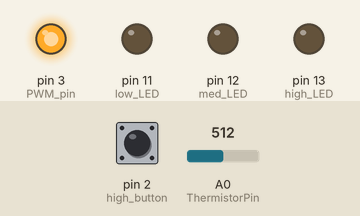
This sketch was run on a simulated Arduino Uno, built with avr-gcc and run on an emulated ATmega328P. Parts: output pins drawn as LEDs (lit = HIGH). Inputs (shaded band) come from the test bench; at power-on: A0 (ThermistorPin) = 512, pin 2 (high_button) LOW. What the sketch prints to the serial monitor is not drawn.

Above: at 1.3 s.
1.4 s: A0 (ThermistorPin) set to 280
2.9 s: A0 (ThermistorPin) set to 249
At 4.1 s:
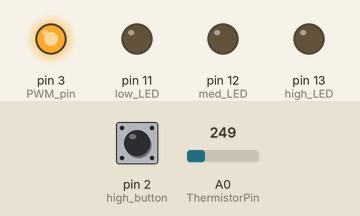
4.5 s: pin 2 (high_button) pulled HIGH for 0.6 s
At 5.4 s:
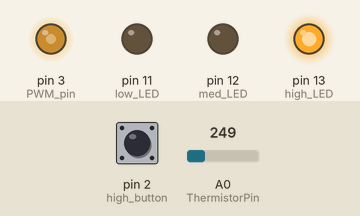
6.6 s: A0 (ThermistorPin) set to 122
At 7.6 s:
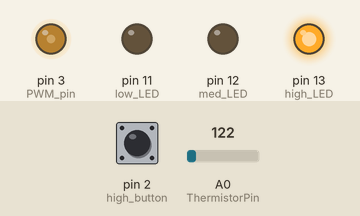
8.5 s: A0 (ThermistorPin) set to 0
At 8.9 s:
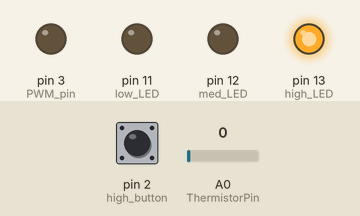
10.0 s: A0 (ThermistorPin) set to 7
11.5 s: A0 (ThermistorPin) set to 10
At 12.8 s:
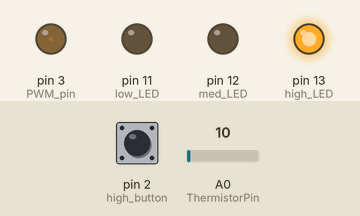
Timing chart, 0 to 14.0 s (numbered marks = the images above; inputs shaded):
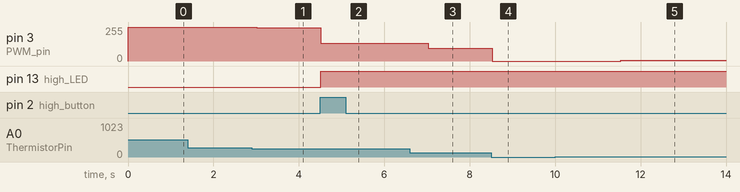

Measured:
- after the input at 1.4 s, every drawn part: stays the same
- after the input at 2.9 s, pin 3 (PWM_pin): 255/255 → 251/255 after 0.11 s
- after the input at 4.5 s, pin 3 (PWM_pin): 251/255 → 134/255 at once; pin 13 (high_LED): LOW → HIGH at once
- after the input at 6.6 s, pin 3 (PWM_pin): 134/255 → 97/255 after 0.42 s
- after the input at 8.5 s, pin 3 (PWM_pin): 97/255 → 0/255 at once
- after the input at 10.0 s, every drawn part: stays the same
- after the input at 11.5 s, pin 3 (PWM_pin): 0/255 → 6/255 at once

The sketch:

Temperature_Control.ino
```cpp
//Thermistor temperature values
int ThermistorPin = 0;
int Vo;
float R1 = 10000; //Change depending on resistance of thermistor
float logR2, R2, T;
float c1 = 1.009249522e-03, c2 = 2.378405444e-04, c3 = 2.019202697e-07;

//Pin defines
int PWM_pin = 3; //output PWM pin to vary DC voltage

//Temperature control buttons pin defines (temporary)
int low_button = 0;
int med_button = 1;
int high_button = 2;

//Temperature mode indicator LED defines
int low_LED = 11;
int med_LED = 12;
int high_LED = 13;

//PID Variables
float temperature;
float temperature_set; //changes depending on mode
float error;
float prev_error = 0;
float elapsedTime, currTime;
float prevTime = 0;
float cumError, rateError;
int PID_value;

int PID_p;
int PID_i;
int PID_d;

//PID constants
// We will need to tune the kp/ki/kd values once we test
int kp = 2;
int ki = 0.1;
int kd = 0.1;

//Constants
int low_status = 0;
int med_status = 0;
int high_status = 0;

float low_mode = 44.4;
float medium_mode = 51.71;
float high_mode = 58.52;

//Setting variables
bool newDay = false;
int session_count = 0;

int timer1 = 0;
int timer2 = 0;

float currTemp;

void setup() {
  //Set up PWM output pin (for heating element)
  pinMode(PWM_pin, OUTPUT);

  //Set up digital I/O input pin for buttons
  pinMode(low_button, INPUT);
  pinMode(med_button, INPUT);
  pinMode(high_button, INPUT);

  //Set up LED indicators for temperature modes
  pinMode(low_LED, OUTPUT);
  pinMode(med_LED, OUTPUT);
  pinMode(high_LED, OUTPUT);

  Serial.begin(9600); //For reading temperature in Serial Monitor
  currTime = millis();
}

float getTemp() {
  Vo = analogRead(ThermistorPin);
  R2 = R1 * (1023.0 / (float)Vo - 1.0);
  logR2 = log(R2);
  T = (1.0 / (c1 + c2*logR2 + c3*logR2*logR2*logR2));
  T = T - 273.15;

  Serial.print("Temperature: ");
  Serial.print(T);
  Serial.println(" C");

  return T;
}

float PID_control(float temperature, float temperature_set) {
  //Calculate time
  currTime = millis();
  elapsedTime = currTime - prevTime;

  //Calculate error
  error = temperature_set - temperature;

  cumError += error * elapsedTime; //integral
  rateError = (error - prev_error)/elapsedTime; //derivative

  //Calculate P,I,D values
  PID_p = kp * error;
  PID_i = ki * cumError;
  PID_d = kd * rateError;

  //Total PID value
  PID_value = PID_p + PID_i + PID_d;

  prevTime = currTime;
  prev_error = error;

  return  PID_value;
}

void pwm_output(float PID_value) {
  // PWM output range is defined between 0 and 255
  if (PID_value < 0) {
    PID_value = 0;
  }
  else if (PID_value > 255) {
    PID_value = 255;
  }

  Serial.print("PID value: ");
  Serial.print(PID_value);

  analogWrite(PWM_pin, 255-PID_value);
}

void heat (float temperature_set) {
  temperature = getTemp();
  PID_value = PID_control(temperature, temperature_set);

  pwm_output(PID_value);
  delay(500);
}

void loop() {
  // Get mode
  low_status = digitalRead(low_button);
  med_status = digitalRead(med_button);
  high_status = digitalRead(high_button);

  if (low_status == HIGH) {
    temperature_set = low_mode;
    digitalWrite(low_LED, HIGH);
    digitalWrite(med_LED, LOW);
    digitalWrite(high_LED, LOW);
  }
  else if (med_status == HIGH) {
    temperature_set = medium_mode;
    digitalWrite(med_LED, HIGH);
    digitalWrite(low_LED, LOW);
    digitalWrite(high_LED, LOW);
  }
  else if (high_status == HIGH) {
    temperature_set = high_mode;
    digitalWrite(high_LED, HIGH);
    digitalWrite(low_LED, LOW);
    digitalWrite(med_LED, LOW);
  }

  // Start heating controls
  heat(temperature_set);
}
```
